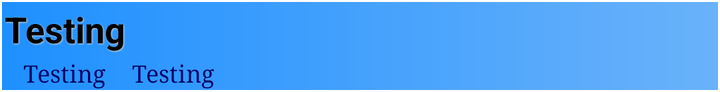
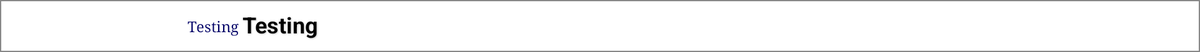

An Android layout and its configuration variant, each rendered on a device that would load it. The default file and the variant file are quoted in full after the pictures.
<!-- AndroidManifest.xml: application theme AppTheme -->
<!-- res/layout/event_item.xml -->
<?xml version="1.0" encoding="utf-8"?>
<LinearLayout xmlns:android="http://schemas.android.com/apk/res/android"
    xmlns:tools="http://schemas.android.com/tools"
    android:id="@+id/event_item_text_container"
    android:layout_width="match_parent"
    android:layout_height="wrap_content"
    android:padding="1dp"
    android:background="@drawable/softbluebackground"
    android:orientation="vertical"
    tools:context=".EventMainActivity" >
        
    <TextView
        android:id="@+id/event_item_title"
        style="@style/TitleDisplay"
        android:layout_width="match_parent"
        android:layout_height="wrap_content"
        android:paddingLeft="4dp"
        android:paddingRight="4dp"
        android:text="@string/teststring" >

    </TextView>

    <LinearLayout 
        android:layout_width="match_parent" 
        android:layout_height="wrap_content"
        android:paddingLeft="6dp"
        android:orientation="horizontal" >
        
        <Space
            android:layout_width="4dp"
            android:layout_height="match_parent" />

        <TextView
            android:id="@+id/event_item_datestart"
            style="@style/DateDisplay"
            android:layout_width="wrap_content"
            android:layout_height="wrap_content"
            android:text="@string/teststring" />

        <Space
            android:layout_width="12dp"
            android:layout_height="match_parent" />
       
        <TextView
            android:id="@+id/event_item_dateend"
            style="@style/DateDisplay"
            android:layout_width="wrap_content"
            android:layout_height="wrap_content"
            android:text="@string/teststring" />

    </LinearLayout>

    
</LinearLayout>
<!-- resources referenced by this layout -->
<resources>
  <!-- drawable softbluebackground (drawable) -->
  <?xml version="1.0" encoding="utf-8"?>
  <shape xmlns:android="http://schemas.android.com/apk/res/android" android:shape="rectangle">
      <gradient
          android:angle="0"
          android:startColor="#1E90FF"
          android:endColor="#6AB2FA"
          android:type="linear"/>
      <stroke
          android:color="#FFFFFFFF" 
          android:width="1dp" />
  </shape>
  <string name="teststring">Testing</string>
  <style name="DateDisplay" parent="android:Theme.Light">
          <item name="android:textColor">#000066</item>
          <item name="android:textSize">12sp</item>
          <item name="android:padding">2px</item>
          <item name="android:typeface">serif</item>
          </style>
  <style name="TitleDisplay" parent="android:Theme.Light">
          <item name="android:textColor">#000000</item>
          <item name="android:textSize">18sp</item>	
          <item name="android:padding">4px</item>
          <item name="android:textStyle">bold</item>  
          <item name="android:shadowColor">#cccccc</item>
          <item name="android:shadowRadius">1.5</item>  
          <item name="android:shadowDx">1</item>  
          <item name="android:shadowDy">1</item>  
          <item name="android:typeface">sans</item>  
      </style>
  <style name="AppTheme" parent="android:Theme.Light">
      </style>
</resources>
<!-- res/layout-sw600dp-land/event_item.xml (the repository's variant of the layout above) -->
<!-- drawn on a 7-inch tablet turned sideways -->
<?xml version="1.0" encoding="utf-8"?>
<LinearLayout xmlns:android="http://schemas.android.com/apk/res/android"
    xmlns:tools="http://schemas.android.com/tools"
    android:id="@+id/event_item_text_container"
    android:layout_width="match_parent"
    android:layout_height="42dp"
    android:orientation="horizontal"
    android:background="@drawable/fullborder" 
    tools:context=".EventMainActivity" >
	
        <TextView
            android:id="@+id/event_item_datedisplay"
            style="@style/DateDisplay"
            android:layout_width="0dp"
            android:layout_height="match_parent"
            android:layout_gravity="left"
            android:layout_weight="1"
            android:gravity="right|center_vertical"
            android:maxLines="2"
            android:minWidth="11sp"
            android:text="@string/teststring" />
	       	    
	    <TextView
	        android:id="@+id/event_item_title"
	        style="@style/TitleDisplay"
	        android:layout_width="0dp"
	        android:layout_height="40dp"
	        android:layout_weight="4"
	        android:gravity="left|center_vertical"
	        android:paddingLeft="4dp"
	        android:paddingRight="4dp"
	        android:text="@string/teststring" >
	
	    </TextView>

</LinearLayout>
<!-- resources referenced by the variant -->
<!-- as a 7-inch tablet turned sideways resolves them -->
<resources>
  <!-- drawable fullborder (drawable) -->
  <?xml version="1.0" encoding="utf-8"?>
  <shape xmlns:android="http://schemas.android.com/apk/res/android" android:shape="rectangle">
      <solid android:color="#00ffffff" />
      <stroke android:width="1dp" android:color="#888" />
  </shape>
  <string name="teststring">Testing</string>
  <style name="DateDisplay" parent="android:Theme.Light">
          <item name="android:textColor">#000066</item>
          <item name="android:textSize">12sp</item>
          <item name="android:padding">2px</item>
          <item name="android:typeface">serif</item>
          </style>
  <style name="TitleDisplay" parent="android:Theme.Light">
          <item name="android:textColor">#000000</item>
          <item name="android:textSize">18sp</item>	
          <item name="android:padding">4px</item>
          <item name="android:textStyle">bold</item>  
          <item name="android:shadowColor">#cccccc</item>
          <item name="android:shadowRadius">1.5</item>  
          <item name="android:shadowDx">1</item>  
          <item name="android:shadowDy">1</item>  
          <item name="android:typeface">sans</item>  
      </style>
  <style name="AppTheme" parent="android:Theme.Light">
      </style>
</resources>
